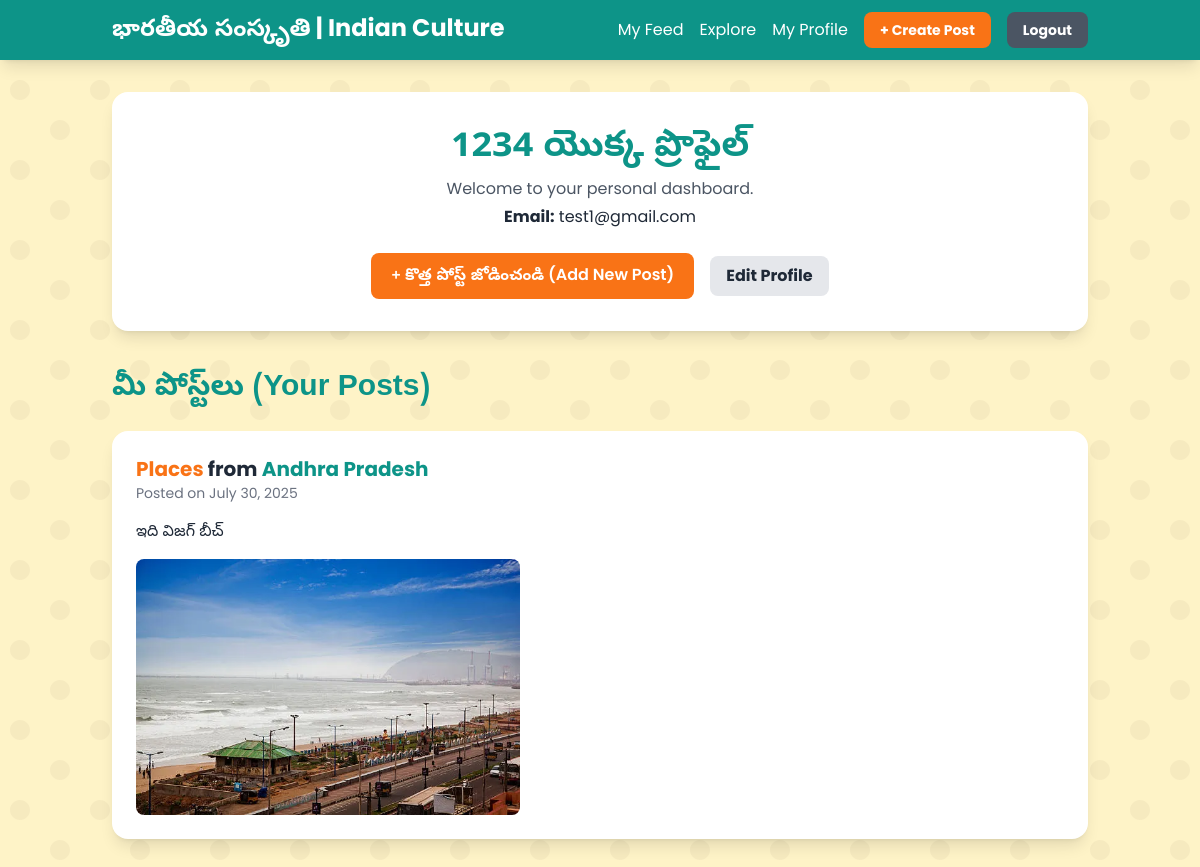
Page /profile/ (signed in) on the committed database.
### portal/models.py (models this page shows, shortened)
class Contribution(models.Model):
    CATEGORY_CHOICES = [
        ('PLACES', 'Places'),
        ('DANCE', 'Dance'),
        ('FOOD', 'Food'),
        ('TRADITION', 'Tradition'),
    ]
    author = models.ForeignKey(User, on_delete=models.CASCADE)
    state = models.ForeignKey(State, on_delete=models.CASCADE)
    category = models.CharField(max_length=10, choices=CATEGORY_CHOICES)
    text_content = models.TextField(blank=True, null=True)
    image_content = models.ImageField(upload_to='images/', blank=True, null=True)
    audio_content = models.FileField(upload_to='audio/', blank=True, null=True)
    video_content = models.FileField(upload_to='videos/', blank=True, null=True)
    submitted_at = models.DateTimeField(auto_now_add=True)
    likes = models.ManyToManyField(User, related_name='liked_contributions', blank=True)

class State(models.Model):
    name = models.CharField(max_length=100, unique=True)

### portal/views.py (the view)
# urls.py: path('profile/', views.profile, name='profile'),
@login_required
def profile(request):
    UserProfile.objects.get_or_create(user=request.user)
    user_contributions = Contribution.objects.filter(author=request.user).order_by('-submitted_at')
    context = {
        'user_contributions': user_contributions
    }
    return render(request, 'profile.html', context)

### portal/templates/profile.html (shortened to what this page needs)
{% extends 'base.html' %}
{% block content %}
<div class="bg-white p-8 rounded-2xl shadow-lg mb-10 text-center">
    <h2 class="text-4xl font-bold text-primary">
        <span class="telugu">{{ user.username }} యొక్క ప్రొఫైల్</span>
    </h2>
    <p class="text-gray-600 mt-2">Welcome to your personal dashboard.</p>
    <p class="text-gray-800 mt-1"><strong>Email:</strong> {{ user.email }}</p>
    <div class="mt-6 flex justify-center items-center space-x-4">
        <a href="{% url 'create_post' %}" class="btn-primary">
            <span class="telugu">+ కొత్త పోస్ట్ జోడించండి</span> (Add New Post)
        </a>
        <a href="{% url 'edit_profile' %}" class="bg-gray-200 hover:bg-gray-300 text-gray-800 font-bold py-2 px-4 rounded-lg">
            Edit Profile
        </a>
    </div>
</div>
<h3 class="text-3xl font-bold text-primary mb-6 telugu">మీ పోస్ట్‌లు (Your Posts)</h3>
<div class="space-y-8">
    {% for item in user_contributions %}
    <div class="bg-white p-6 rounded-2xl shadow-lg">
        <p class="text-xl font-bold">
            <span class="text-secondary">{{ item.get_category_display }}</span> from <span class="text-primary">{{ item.state.name }}</span>
        </p>
        <p class="text-sm text-gray-500 mb-4">Posted on {{ item.submitted_at|date:"F j, Y" }}</p>
        {% if item.text_content %}<p class="mb-4">{{ item.text_content }}</p>{% endif %}
        <div class="flex flex-wrap gap-4">
            {% if item.image_content %}<img src="{{ item.image_content.url }}" class="max-w-sm rounded-lg">{% endif %}
        </div>
    </div>
    {% empty %}
    <p class="text-center text-gray-600 py-8">You have not made any contributions yet. Click the button above to add your first post!</p>
    {% endfor %}
</div>
{% endblock %}

### portal/templates/base.html (style rules this page uses)
body { font-family: 'Poppins', 'Noto Sans Telugu', sans-serif; background-color: #FEF3C7; background-attachment: fixed; }
.telugu { font-family: 'Noto Sans Telugu', sans-serif; }
.text-primary { color: #0D9488; }
.text-secondary { color: #F97316; }
.btn-primary { background-color: #F97316; color: white; padding: 10px 20px; border-radius: 8px; font-weight: 600; transition: background-color 0.3s; display: inline-block; border: none; cursor: pointer; }

### rows in the picture
Contribution: category "Places", state.name "Andhra Pradesh", submitted_at "July 30, 2025", text_content "ఇది విజగ్ బీచ్", image_content (picture)

### other values in the picture
{{ user.username }} "1234"
{{ user.email }} "test1@gmail.com"
